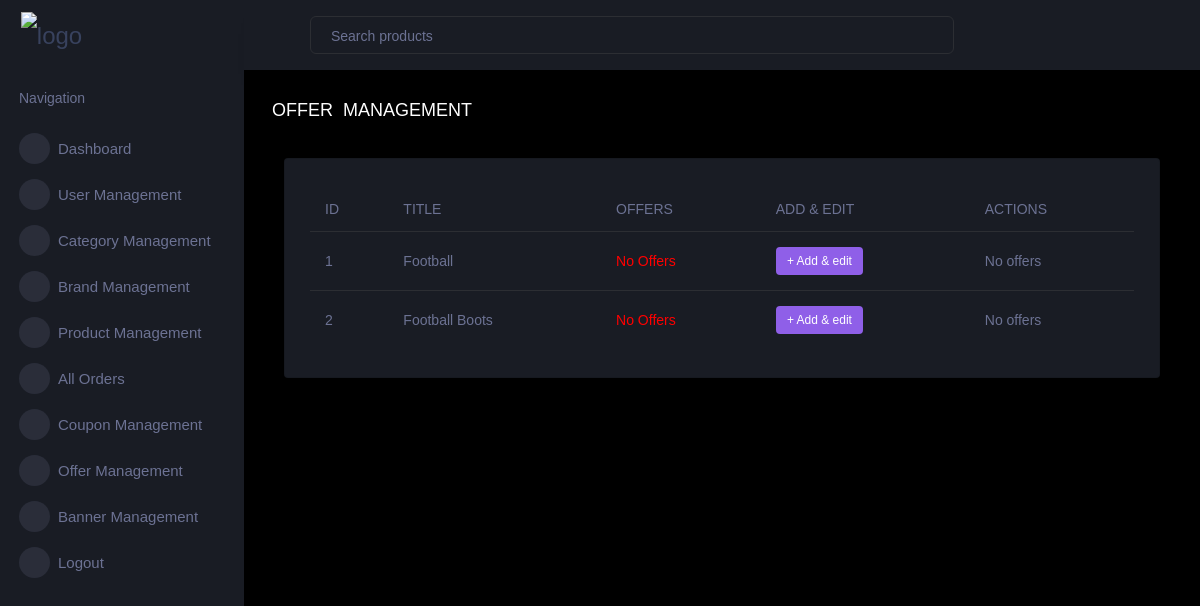
The page /admin_dash/view_category_offers (signed in) on the database its author committed.
### admin_dash/models.py (models this page shows, shortened)
class Category(models.Model) :
    name = models.CharField(max_length=150)
    description = models.TextField(max_length=250,default='Product description')
    offer = models.ForeignKey(Offer, on_delete=models.SET_NULL, blank=True, null=True)
    is_available = models.BooleanField(default=True)

### admin_dash/views.py (the view)
# urls.py: path('view_category_offers', views.view_category_offers, name='view_category_offers'),
@login_required(login_url='admin_log_in')
def view_category_offers(request) :
    categories = Category.objects.filter(is_available=True).order_by('-id')
    return render(request, 'admin_dash/category_offers.html',{'categories':categories})

### cart/context_processors.py (called while the page is built)
def cart_count(request):
    cart_item_count = 0
    if request.user.is_authenticated:
        cart_item_count = Cart.objects.filter(user=request.user).count()
    return {'cart_item_count': cart_item_count}

def wishlist_count(request) :
    wishlist_item_count = 0
    if request.user.is_authenticated :
        wishlist_item_count = Wishlist.objects.filter(user=request.user).count()
    return {'wishlist_item_count': wishlist_item_count}

### templates/admin_dash/category_offers.html (shortened to what this page needs)
{% extends "admin_dash/dash.html" %}
{%load static %}
{% block content %}
<div class="main-panel">
    <div class="content-wrapper">
      <div class="page-header">
        <h4 class="card-title">OFFER &nbspMANAGEMENT</h4>
      </div>
        <div class="col-lg-12 grid-margin stretch-card">
          <div class="card">
            <div class="card-body">
                 <div class="table-responsive">
                <table class="table">
                  <thead>
                    <tr>
                      <th>ID</th>
                      <th>TITLE</th>
                      <th>OFFERS</th>
                      <th>ADD &amp; EDIT</th>
                      <th>ACTIONS</th>
                     </tr>
                  </thead>
                  <tbody>
                    {% for category in categories%}
                    <tr>
                      <td>{{forloop.counter}}</td>
                      <td>{{category.name}}</td>
                      <td style="color:{%if category.offer%}yellow{%else%}red{%endif%}">
                        {%if category.offer%}
                        {{category.offer }}
                        {% else %}
                        No Offers
                        {% endif %}
                    </td>
                      <td><label class="badge badge-info"><a style="color : white;" href="{% url 'offers_for_category' category.id%}">+ Add &amp; edit</a></label>
                      </td>
                      {% if category.offer%}
                      <td><label class="badge badge-danger"><a style="color : white;" href="{% url 'remove_category_offer' category.id%}">Remove</a></label>
                      </td>
                      {% else %}
                      <td>No offers</label>
                      </td>
                       {% endif %}
                </tr>
                    {%endfor%}
                   </tbody>
                </table>
              </div>
            </div>
          </div>
        </div>
      </div>
     </div>
  </div>
  </div>
{% endblock content %}

### rows shown on the page
Category: name "Football", shows "No Offers", shows "No offers"
Category: name "Football Boots", shows "No Offers", shows "No offers"
